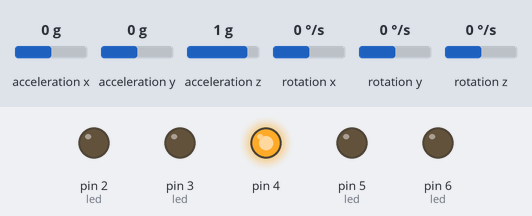
The sketch below on a simulated Arduino Uno, built with avr-gcc and run on an emulated ATmega328P. Shown: output pins drawn as LEDs (lit = HIGH). Wiring (inferred from the names in the program): MPU-6050 motion sensor at I2C address 0x68. The test bench sets the inputs (shaded band); at power-on: rotation x 0 °/s, rotation y 0 °/s, acceleration x 0 g, acceleration y 0 g, acceleration z 1 g, rotation z 0 °/s. What the sketch prints to the serial monitor is not drawn.

Above: at 1.2 s.
1.3 s: rotation x set to -3 °/s
At 1.7 s:
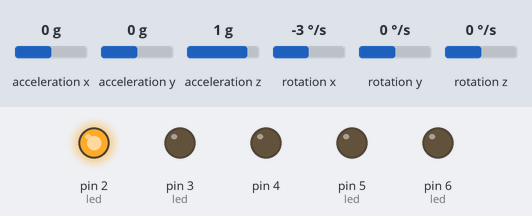
2.8 s: rotation y set to -3 °/s
At 3.9 s:
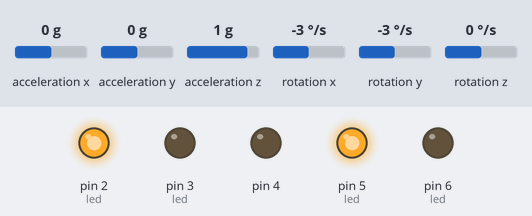
4.3 s: rotation y set to 0 °/s
7.3 s: rotation y set to 3 °/s
At 8.4 s:
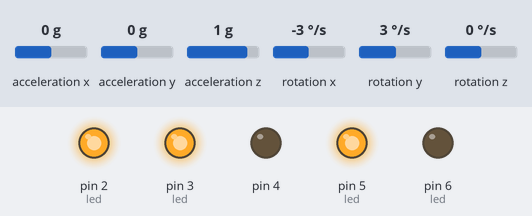
Timing chart, 0 to 9.8 s (numbered marks = the images above; inputs shaded):
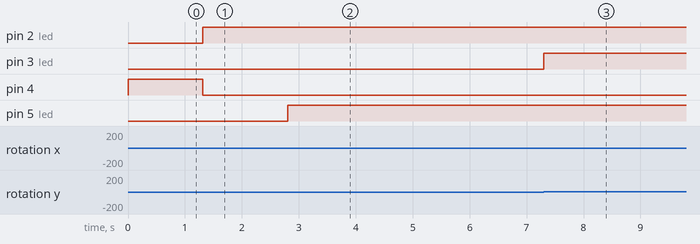

The sketch:

Acc_main_version2.ino
```cpp
#include <Wire.h>

/*
    * Created by Cleber Borges - FunBots - @cleber.funbots  *     *

      Instagram: https://www.instagram.com/cleber.funbots/
      Facebook: https://www.facebook.com/cleber.funbots
      YouTube: https://www.youtube.com/channel/UCKs2l5weIqgJQxiLj0A6Atw
      Telegram: https://t.me/cleberfunbots

*/

// Inclusion of libraries
#include<Wire.h>

// Address of the I2C of the sensor MPU-6050
const int MPU = 0x68;

// Variables that will store the values
float GyrX, GyrY, AccX, AccY, AccZ, Temp, GyrZ;


void setup() {
  // Initializes the Serial
  Serial.begin(9600);

  // Initializes MPU-6050
  Wire.begin();
  Wire.beginTransmission(MPU);
  Wire.write(0x6B);
  Wire.write(0);
  Wire.endTransmission(true);

  // Configuration of the scale range
  /*
    Wire.write(0b00000000); // scale range +/-250°/s
    Wire.write(0b00001000); // scale range +/-500°/s
    Wire.write(0b00010000); // scale range +/-1000°/s
    Wire.write(0b00011000); // scale range +/-2000°/s
  */
  Wire.beginTransmission(MPU);
  Wire.write(0x1B);
  Wire.write(0b00000000);  // Change this command for the desired scale range
  Wire.endTransmission();

  // Configuration of the scale range
  /*
      Wire.write(0b00000000); // scale range +/-2g
      Wire.write(0b00001000); // scale range +/-4g
      Wire.write(0b00010000); // scale range +/-8g
      Wire.write(0b00011000); // scale range +/-16g
  */
  Wire.beginTransmission(MPU);
  Wire.write(0x1C);
  Wire.write(0b00000000);  // Change this command for the desired scale range
  Wire.endTransmission();

 // Led Setup

  pinMode(2, OUTPUT);
  pinMode(3, OUTPUT);
  pinMode(4, OUTPUT);
  pinMode(5, OUTPUT);
  pinMode(6, OUTPUT);


}

void loop() {
  // Initializes the data transmission
  Wire.beginTransmission(MPU);
  Wire.write(0x3B);
  Wire.endTransmission(false);
  Wire.requestFrom(MPU, 14, true); // request the data

  // store the values in its respective variables
  AccX = Wire.read() << 8 | Wire.read(); //0x3B (ACCEL_XOUT_H) & 0x3C (ACCEL_XOUT_L)
  AccY = Wire.read() << 8 | Wire.read(); //0x3D (ACCEL_YOUT_H) & 0x3E (ACCEL_YOUT_L)
  AccZ = Wire.read() << 8 | Wire.read(); //0x3F (ACCEL_ZOUT_H) & 0x40 (ACCEL_ZOUT_L)
  Temp = Wire.read() << 8 | Wire.read(); //0x41 (TEMP_OUT_H) & 0x42 (TEMP_OUT_L)
  GyrX = Wire.read() << 8 | Wire.read(); //0x43 (GYRO_XOUT_H) & 0x44 (GYRO_XOUT_L)
  GyrY = Wire.read() << 8 | Wire.read(); //0x45 (GYRO_YOUT_H) & 0x46 (GYRO_YOUT_L)
  GyrZ = Wire.read() << 8 | Wire.read(); //0x47 (GYRO_ZOUT_H) & 0x48 (GYRO_ZOUT_L)

  // Print the data
  /* Divide the variable for the respective value of the scale chosen
      Acc
      +/-2g = 16384
      +/-4g = 8192
      +/-8g = 4096
      +/-16g = 2048

      Gyros
      +/-250°/s = 131
      +/-500°/s = 65.6
      +/-1000°/s = 32.8
      +/-2000°/s = 16.4
  */

/*     // we won't use this acc info
  Serial.print(AccX / 2048);
  Serial.print(" ");
  Serial.print(AccY / 2048);
  Serial.print(" ");
  Serial.println(AccZ / 2048);
*/
 // We will use this print here to visualize what is going on with our data
  Serial.print(GyrX / 131);
  Serial.print(" ");
  Serial.print(GyrY / 131);
  Serial.print(" ");

  //Serial.println(GyrZ / 131);      we won't use this info neither
  //Serial.print(" ");


// turning the LEDs on using the sensor data
  led_Ah();


  // delay of 10ms
  delay(10);
}

// with a little help of an AI, I wrote a more elegant function of the LEDs
void led_Ah() {

  int led = 0;


  if (GyrX < -150) {
    led = 2;
  } else if (GyrX > 150) {
    led = 6;
  }

  if (GyrY < -150) {
    led = 5;
  } else if (GyrY > 150) {
    led = 3;
  }

  if (led > 0) {
    digitalWrite(led, HIGH);
    digitalWrite(4, LOW);
  } else {
    digitalWrite(4, HIGH);
    digitalWrite(led, LOW);
  }

}
```

Measured:
- the behaviour switches between -1 and -2 °/s on rotation x (found by bisection; images 0 and 1)
- the behaviour switches between -1 and -2 °/s on rotation y (found by bisection; images 1 and 2)
- the behaviour switches between 1 and 2 °/s on rotation y (found by bisection; images 2 and 3)
- after the input at 1.3 s, pin 2 (led): LOW → HIGH at once; pin 4: HIGH → LOW at once
- after the input at 2.8 s, pin 5 (led): LOW → HIGH at once
- after the input at 4.3 s, every drawn part: stays the same
- after the input at 7.3 s, pin 3 (led): LOW → HIGH at once
